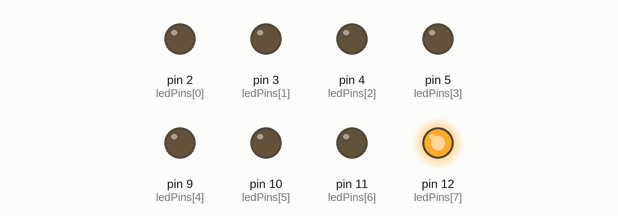
This sketch was run on a simulated Arduino Uno, built with avr-gcc and run on an emulated ATmega328P. On the bench: output pins drawn as LEDs (lit = HIGH).

Above: at 0.22 s.
At 0.82 s:
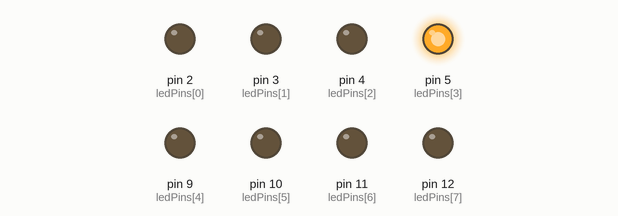
At 1.35 s:
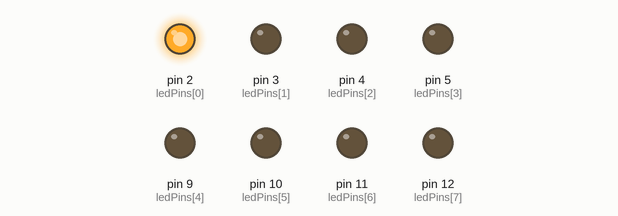
At 2.32 s:
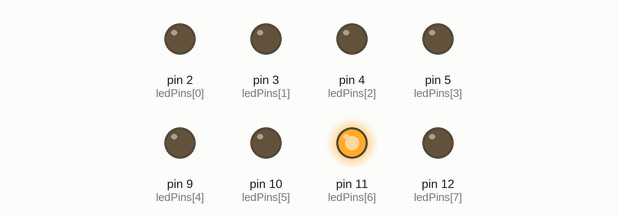
At 3.37 s:
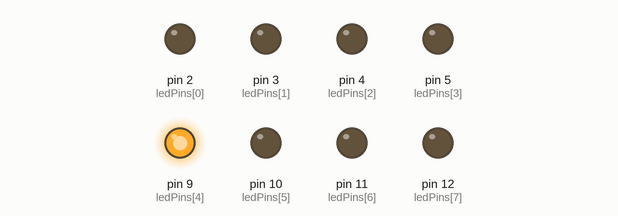
At 5.4 s:
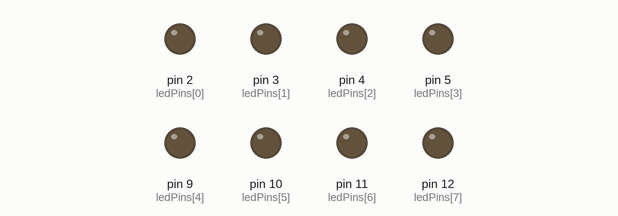
Timing chart, 0 to 6.2 s (numbered marks = the images above):
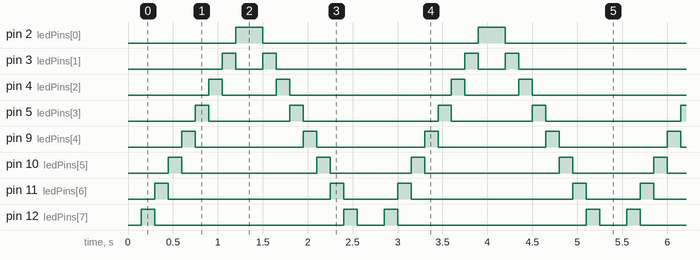

The sketch:

runningLights.ino
```cpp
int ledPins[8]={2,3,4,5,9,10,11,12};
void setup() {
  // put your setup code here, to run once:
for(int i=0;i<8;i++)pinMode(ledPins[i],OUTPUT);
}

void loop() {
  // put your main code here, to run repeatedly:
  for(int i=8;i>=0;i--){
digitalWrite(ledPins[i],HIGH);
delay(150);
digitalWrite(ledPins[i],LOW);
}

  for(int i=0;i<=8;i++){
    digitalWrite(ledPins[i],HIGH);
    delay(150);
    digitalWrite(ledPins[i],LOW);
  }
}
```

Measured:
- by itself, pin 2 (ledPins[0]): alternates HIGH for 0.30 s and LOW for 2.4 s
- by itself, pin 3 (ledPins[1]): repeats every 2.7 s: LOW 0.30 s, HIGH 0.15 s, LOW 2.1 s, HIGH 0.15 s
- by itself, pin 4 (ledPins[2]): repeats every 2.7 s: LOW 0.60 s, HIGH 0.15 s, LOW 1.8 s, HIGH 0.15 s
- by itself, pin 5 (ledPins[3]): repeats every 2.7 s: LOW 0.90 s, HIGH 0.15 s, LOW 1.5 s, HIGH 0.15 s
- by itself, pin 9 (ledPins[4]): alternates HIGH for 0.15 s and LOW for 1.2 s
- by itself, pin 10 (ledPins[5]): repeats every 2.7 s: LOW 1.5 s, HIGH 0.15 s, LOW 0.90 s, HIGH 0.15 s
- by itself, pin 11 (ledPins[6]): repeats every 2.7 s: LOW 1.8 s, HIGH 0.15 s, LOW 0.60 s, HIGH 0.15 s
- by itself, pin 12 (ledPins[7]): repeats every 2.7 s: LOW 2.1 s, HIGH 0.15 s, LOW 0.30 s, HIGH 0.15 s
